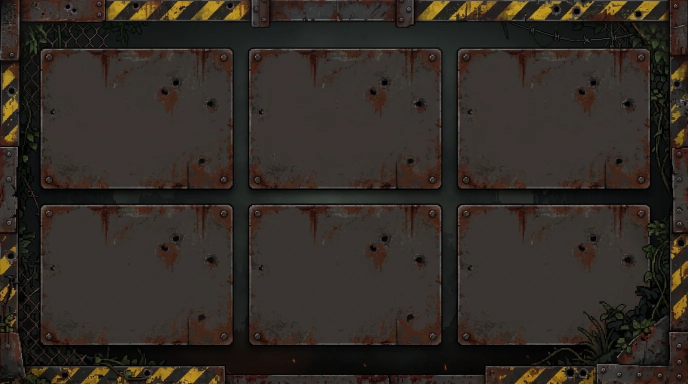
#> input picture dead-horizon-fullscreen-v4/tools/ui_sources/web_ui_kit.png, 1376 x 768 px, found by its file name (shown at 1/2 size)
$ python bake_web_ui.py
#> lines starting #> are read from the running program, lines starting #| are printed output that depends on the picture; after the words box and inside, x2 and y2 are one past the last pixel; in counts of white or black regions, pixels touching at a corner belong together
#!/usr/bin/env python3
"""Cuts the website UI kit (tools/ui_sources/web_ui_kit.png, 1376x768) into reusable pieces under assets/ui/web/:

  plate.png      one rusted steel plate, rounded corners, bullet holes inpainted out so it can be 9-sliced to ANY card size
  hole_1..4.png  the original bullet holes as small decals (CSS sprinkles them back on some cards)
  frame.png      the hazard/steel ring around the kit with a transparent middle (CSS border-image around the embedded game)
  bar.png        the top hazard + clamp bar (full width dividers: CTA band, footer, nav)
  hazard.png     a short clean hazard-tape strip (repeat-x underline under section titles)

Run from the project root:  python3 tools/bake_web_ui.py      (needs numpy, Pillow, opencv-python-headless)
"""
import cv2
import numpy as np
from PIL import Image, ImageDraw, ImageFilter

SRC, OUT = 'tools/ui_sources/web_ui_kit.png', 'assets/ui/web/'
kit = Image.open(SRC).convert('RGB')
#> kit is the input picture: PIL image 1376x768 RGB; mean R, G, B 49.9, 43.4, 37.8
A = np.array(kit)

# ---- plate: top-left tile, bbox measured from the sheet ----
PX0, PY0, PX1, PY1 = 82, 97, 466, 378
plate = A[PY0:PY1, PX0:PX1].copy()
h, w = plate.shape[:2]
#> h = 281; w = 384
lum = plate.mean(2)
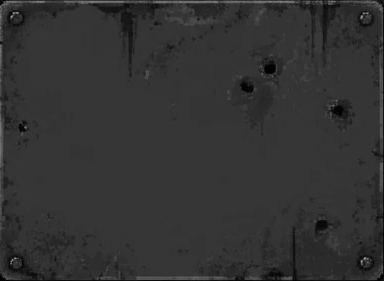
#> lum: shape (281, 384) float64; min 0, max 159.3, mean 51.4
mask = np.zeros((h, w), np.uint8)
inner = np.zeros((h, w), bool); inner[12:h - 12, 12:w - 12] = True          # keep rim/rivets untouched
for (cx0, cy0) in [(0, 0), (w - 34, 0), (0, h - 34), (w - 34, h - 34)]:
    inner[cy0:cy0 + 34, cx0:cx0 + 34] = False                              # never touch the corner rivets
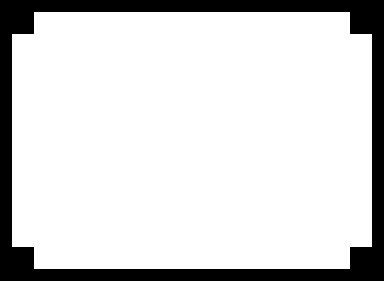
#> inner: shape (281, 384) bool; 83.9% white; 1 black region, box (x1, y1, x2, y2) and area: (0, 0, 384, 281) 17320
mask[(lum < 30) & inner] = 255                                              # bullet holes are near-black
mask = cv2.dilate(mask, np.ones((3, 3), np.uint8), iterations=2)
clean = cv2.inpaint(plate, mask, 5, cv2.INPAINT_TELEA)
# rounded-corner alpha (the plate's dark outline sits on the dark gap, so a soft mask hides the square corners)
m = Image.new('L', (w * 4, h * 4), 0); ImageDraw.Draw(m).rounded_rectangle((0, 0, w * 4 - 1, h * 4 - 1), 11 * 4, fill=255)
#> after `m = Image.new('L', (w * 4, h * 4), 0)`: m: PIL image 1536x1124 L; every value is 0
#> after `ImageDraw.Draw(m).rounded_rectangle((0, 0, w * 4 - 1, h * 4 - 1), 11 *`: m: PIL image 1536x1124 L; 99.9% white; 4 black regions, box (x1, y1, x2, y2) and area: (0, 0, 38, 38) 427, (1498, 0, 1536, 38) 427, (0, 1086, 38, 1124) 427, (1498, 1086, 1536, 1124) 427
alpha = m.resize((w, h), Image.LANCZOS)
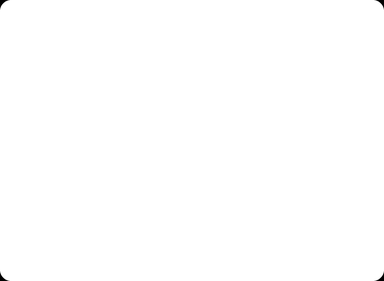
#> alpha: PIL image 384x281 L; min 0, max 255, mean 254.7
p = Image.fromarray(clean).convert('RGBA'); p.putalpha(alpha); p.save(OUT + 'plate.png')

# ---- bullet-hole decals (absolute coords of 4 clear holes on the top-left plate) ----
for i, (cx, cy) in enumerate([(351, 164), (329, 184), (419, 206), (403, 323)], 1):
    r = 15
    c = np.array(kit.crop((cx - r, cy - r, cx + r, cy + r)).convert('RGBA'))
    yy, xx = np.mgrid[-r:r, -r:r]; d = np.sqrt(xx * xx + yy * yy)
    c[..., 3] = (np.clip((r - 1 - d) / 6.0, 0, 1) * 255).astype(np.uint8)    # soft round cutout
    Image.fromarray(c, 'RGBA').save(OUT + 'hole_%d.png' % i)
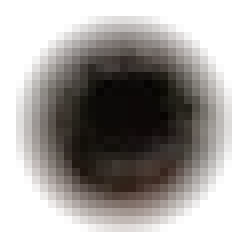
#> c: shape (30, 30, 4) (shown 8 times larger); mean R, G, B, A 53.7, 42.9, 35.8, 110.2; transparent parts drawn white

# ---- frame ring (transparent middle) ----
fr = kit.convert('RGBA'); fa = np.array(fr); fa[50:728, 42:1334, 3] = 0
#> after `fa[50:728, 42:1334, 3] = 0`:
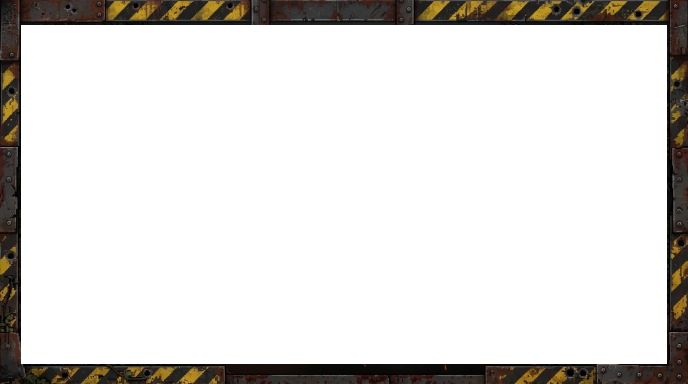
#> fa: shape (768, 1376, 4) (shown at 1/2 size); mean R, G, B, A 49.9, 43.4, 37.8, 43.6; transparent parts drawn white
Image.fromarray(fa, 'RGBA').save(OUT + 'frame.png')

# ---- bars ----
kit.crop((0, 0, 1376, 46)).save(OUT + 'bar.png')
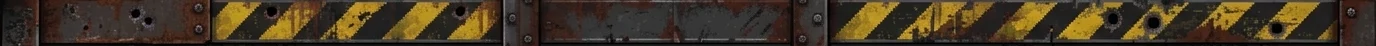
#> saved as bar.png: PIL image 1376x46 RGB; mean R, G, B 69.2, 56.3, 36.6
kit.crop((850, 6, 972, 40)).save(OUT + 'hazard.png')       # 122x34 = 2 stripe periods (61px), hole-free, tiles seamlessly
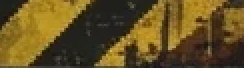
#> saved as hazard.png: PIL image 122x34 RGB (shown 2 times larger); mean R, G, B 100.3, 80.2, 33.8
print('baked plate %dx%d, 4 holes, frame, bar, hazard' % (w, h))
#| baked plate 384x281, 4 holes, frame, bar, hazard
